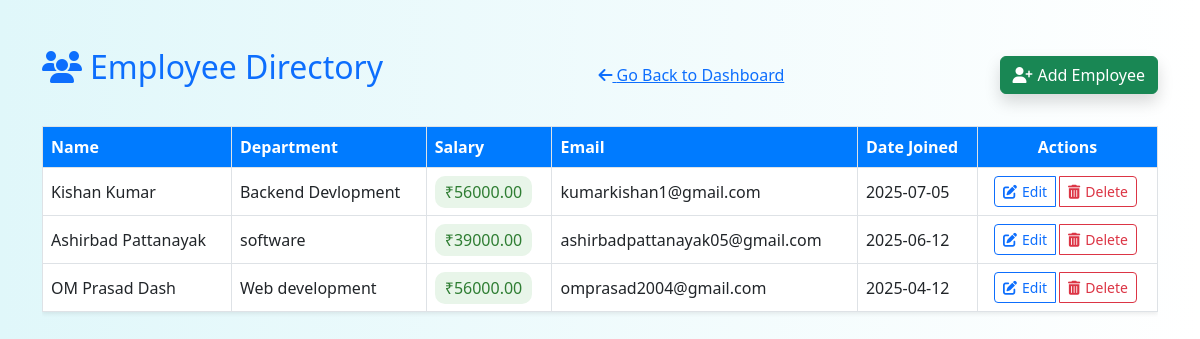
Screenshot of /employees/ (signed in) with the database file from the repository.
### app1/models.py (models this page shows, shortened)
class Employee(models.Model):
    name = models.CharField(max_length=100)
    department = models.CharField(max_length=100)
    salary = models.DecimalField(max_digits=10, decimal_places=2)
    email = models.EmailField()
    date_joined = models.DateField()

### app1/views.py (the view)
# urls.py: path('employees/', employee, name='employees'),
@login_required(login_url='login')
def employee(request):
    emp_data = Employee.objects.all()
    return render(request, "EmployeeData.html", {"emp_data": emp_data})

### app1/templates/EmployeeData.html (shortened to what this page needs)
<!DOCTYPE html>
<html lang="en">
<head>
  <link href="https://cdn.jsdelivr.net/npm/bootstrap@5.3.0/dist/css/bootstrap.min.css" rel="stylesheet">
  <link href="https://cdnjs.cloudflare.com/ajax/libs/font-awesome/6.4.0/css/all.min.css" rel="stylesheet">
</head>
<body>
  <div class="container py-5">
    <div class="d-flex flex-wrap justify-content-between align-items-center mb-4 fade-in">
      <h2 class="text-primary mb-3"><i class="fas fa-users me-2"></i>Employee Directory</h2>
      <a href="{% url 'dashboard' %}">
        <i class="fas fa-arrow-left"></i> Go Back to Dashboard
      </a>
      <a href="{% url 'add_employee' %}" class="btn btn-success shadow">
        <i class="fas fa-user-plus"></i>Add Employee
      </a>
    </div>
    <div class="table-responsive fade-in">
      <table class="table table-bordered table-hover shadow-sm">
        <thead>
          <tr>
            <th>Name</th>
            <th>Department</th>
            <th>Salary</th>
            <th>Email</th>
            <th>Date Joined</th>
            <th class="text-center">Actions</th>
          </tr>
        </thead>
        <tbody>
          {% for emp in emp_data %}
          <tr>
            <td>{{ emp.name }}</td>
            <td>{{ emp.department }}</td>
            <td><span class="badge-salary">₹{{ emp.salary }}</span></td>
            <td>{{ emp.email }}</td>
            <td>{{ emp.date_joined|date:"Y-m-d" }}</td>
            <td class="text-center">
              <div class="btn-group">
                <a href="{% url 'edit_employee' emp.id %}" class="btn btn-sm btn-outline-primary">
                  <i class="fas fa-edit"></i>Edit
                </a>
                <a href="{% url 'delete_employee' emp.id %}" class="btn btn-sm btn-outline-danger" onclick="return confirm('Are you sure you want to delete this employee?')">
                  <i class="fas fa-trash-alt"></i>Delete
                </a>
              </div>
            </td>
          </tr>
          {% empty %}
          <tr>
            <td colspan="6" class="text-center text-muted">No employees found.</td>
          </tr>
          {% endfor %}
        </tbody>
      </table>
    </div>
  </div>
</body>
</html>

### app1/templates/EmployeeData.html (style rules this page uses)
body { background: linear-gradient(to right, #e0f7fa, #ffffff); font-family: 'Segoe UI', Tahoma, Geneva, Verdana, sans-serif; }
.fade-in { animation: fadeIn 0.8s ease-in; }
.table thead th { background-color: #007BFF; color: white; }
.btn i { margin-right: 5px; }
.table td, .table th { vertical-align: middle; }
.btn-group .btn { margin-right: 0.25rem; }
.badge-salary { background-color: #e8f5e9; color: #2e7d32; font-weight: 500; padding: 5px 10px; border-radius: 10px; }
.container { animation: fadeIn 1s ease; }

### rows the page displays
Employee: name "Kishan Kumar", department "Backend Devlopment", salary "56000.00", email "kumarkishan1@gmail.com", date_joined "2025-07-05"
Employee: name "Ashirbad Pattanayak", department "software", salary "39000.00", email "ashirbadpattanayak05@gmail.com", date_joined "2025-06-12"
Employee: name "OM Prasad Dash", department "Web development", salary "56000.00", email "omprasad2004@gmail.com", date_joined "2025-04-12"
